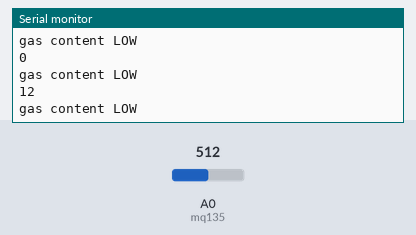
A sketch run on a simulated ESP8266 (NodeMCU). On the bench: the last lines printed to the serial monitor. The inputs (shaded band) are chosen by the test bench; at power-on: A0 (mq135) = 512. WiFi joins after 1.5 s; servers stay silent unless stated.

Above: at 3.0 s.
3.1 s: A0 (mq135) set to 896
At 4.2 s:
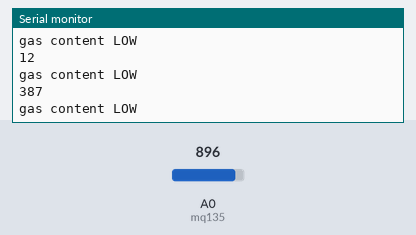
4.6 s: A0 (mq135) set to 928
At 5.2 s:
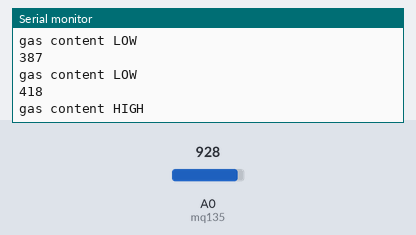
Timing chart, 0 to 7.6 s (numbered marks = the images above; inputs shaded):
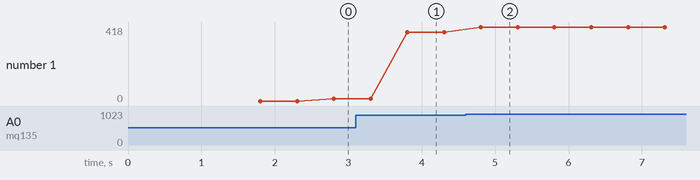

Measured:
- the behaviour switches between 909 and 910 on A0 (mq135) (found by bisection; images 1 and 2)
- after the input at 3.1 s, the serial monitor: prints a new line after 0.71 s (image 1)
- after the input at 4.6 s, the serial monitor: prints a new line after 0.21 s (image 2)
- plotted number 1: 12 → 387 after the input at 3.1 s, 387 → 418 after the input at 4.6 s

The sketch:

code.ino
```cpp
#define BLYNK_PRINT Serial
#define BLYNK_TEMPLATE_ID "XXXXXXXXXXXXX"
#define BLYNK_TEMPLATE_NAME "AIR QUALITY"
#define BLYNK_AUTH_TOKEN "XXXXXXXXXXXXXXXXXXXXXXXXXXXXXXXX" //your auth key
#include <ESP8266WiFi.h>
#include <BlynkSimpleEsp8266.h>
char ssid[] = "WIFI_1";
char pass[] = "22012004";
BlynkTimer timer;
int mq135 = A0;
int data = 0;
int thres = 400;
int buzz = 5;
void setup() {
Serial.begin (115200);
Blynk.begin(BLYNK_AUTH_TOKEN, ssid, pass);
timer.setInterval(1000L, getSendData);
}
void loop() {
timer.run();
Blynk.run();
Serial.println(data);
if(data > thres)
{
Serial.println("gas content HIGH");
digitalWrite(5,HIGH);
Blynk.logEvent("instant_email");
}
else
{
digitalWrite(5,LOW);
Serial.println("gas content LOW");
}
delay(500);
}
void getSendData()
{
data = analogRead(mq135);
data = map(data, 500, 1523, 0, 1000);
Blynk.virtualWrite(V2, data);
}
```
